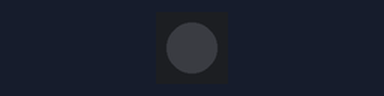
A program run on a simulated ESP32 board running MicroPython. Parts: 1 RGB LEDs in strip order, left to right.

Above: at 0.4 s.
At 1.37 s:
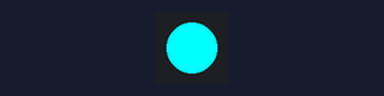
At 2.67 s:
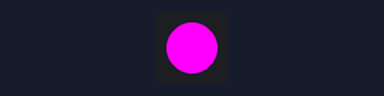
At 5.33 s:
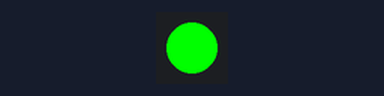
Timing chart, 0 to 6.0 s (numbered marks = the images above):
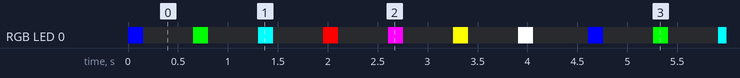

The program:

2812_2.py
```python
from machine import Pin
import neopixel
import time
PIN_LED = 48
pin = Pin(PIN_LED, Pin.OUT)
np = neopixel.NeoPixel(pin, 1)
delayblink = 25
#brightness :0-255
brightness=255
colors=[
        [0,0,brightness],                    #blue
        [0,brightness,0],                    #green
        [0,brightness,brightness],           #
        [brightness,0,0],                    #red
        [brightness,0,brightness],           #
        [brightness,brightness,0],           #
        [brightness,brightness,brightness],  #white
        [0,0,0]
       ]                                     #close
def flash(j,i):
    np[j]=colors[i]
    np.write()
    time.sleep_ms(delayblink)
    np[j]=colors[7]
    np.write()
    time.sleep_ms(delayblink)

while True:
    for i in range(0,7):
        for j in range(0,1):
            flash(j,i)
            flash(j,i)
            flash(j,i)
        time.sleep_ms(500)
    time.sleep_ms(50)
```

Measured:
- by itself, RGB LED 0: repeats every 4.6 s: off 0.50 s, RGB(0, 255, 0) 0.15 s, off 0.50 s, RGB(0, 255, 255) 0.15 s, off 0.50 s, RGB(255, 0, 0) 0.15 s, off 0.50 s, RGB(255, 0, 255) 0.15 s, off 0.50 s, RGB(255, 255, 0) 0.15 s, off 0.50 s, RGB(255, 255, 255) 0.15 s, off 0.55 s, RGB(0, 0, 255) 0.15 s
- by itself, everything shown: repeats every 4.6 s, in 14 steps
